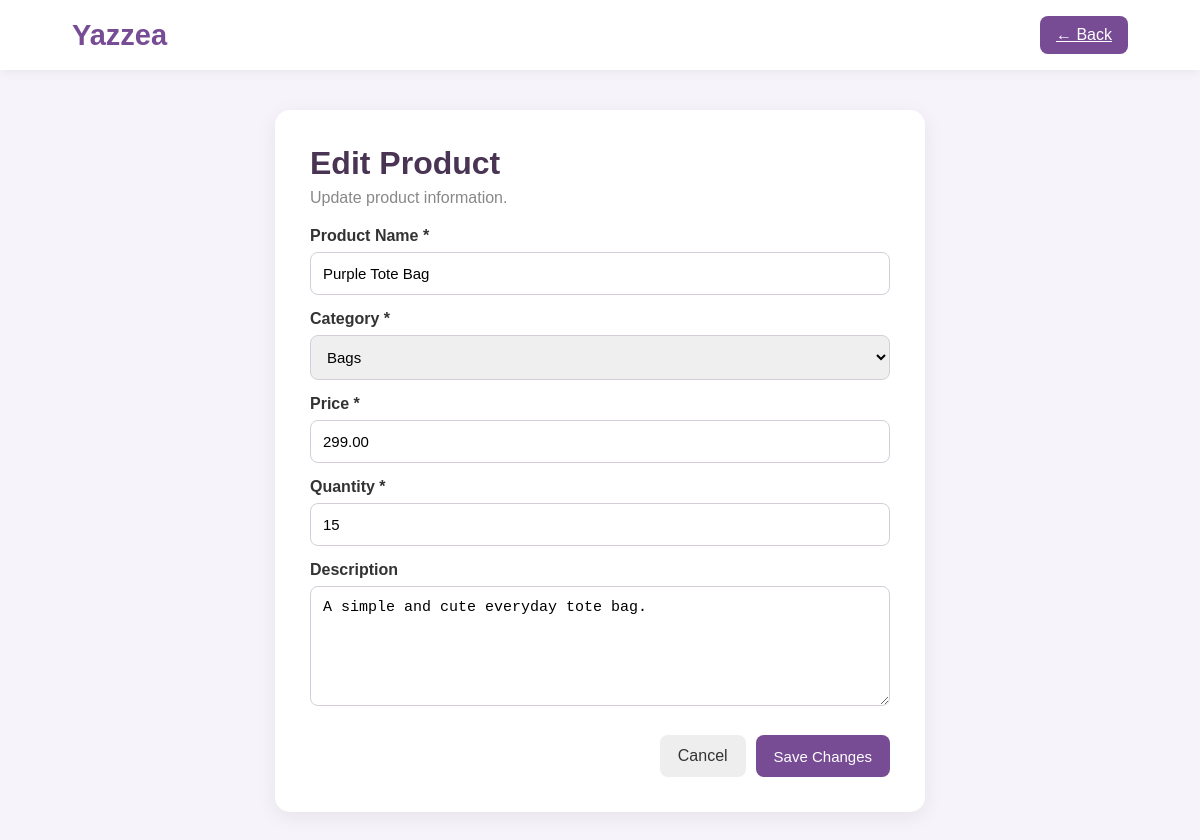
The page /jeremy/yazzea/edit_product.php?id=2 (signed in) on the database its author committed.
### tables this page shows
CREATE TABLE products (
    id INT AUTO_INCREMENT PRIMARY KEY,
    name VARCHAR(100) NOT NULL,
    category VARCHAR(50) NOT NULL,
    price DECIMAL(10,2) NOT NULL,
    quantity INT NOT NULL DEFAULT 0,
    description TEXT,
    created_at TIMESTAMP DEFAULT CURRENT_TIMESTAMP
);

### jeremy/yazzea/edit_product.php (the view, shortened to what this page needs)
<?php
include "config.php";
$id = intval($_GET["id"]);
$stmt = $conn->prepare(
    "SELECT *
     FROM products
     WHERE id = ?"
);
$stmt->bind_param("i", $id);
$stmt->execute();
$result = $stmt->get_result();
$product = $result->fetch_assoc();
?>
<!DOCTYPE html>
<html lang="en">
<head>
<link rel="stylesheet" href="style.css">
</head>
<body>
<nav class="navbar">
<div class="brand">
    Yazzea
</div>
<a
    href="admin.php"
    class="back-button"
>
    ← Back
</a>
</nav>
<div class="form-container">
<div class="form-card">
<h1>
    Edit Product
</h1>
<p>
    Update product information.
</p>
<form method="POST">
<label>
    Product Name *
</label>
<input
    type="text"
    name="name"
    value="<?php
    echo htmlspecialchars(
        $product["name"]
    );
    ?>"
    required
>
<label>
    Category *
</label>
<select
    name="category"
    required
>
<?php
$categories = [
    "Beauty",
    "Bags",
    "Clothes",
    "Accessories",
    "Home",
    "Others"
];
foreach ($categories as $category) {
    $selected =
        $product["category"] === $category
        ? "selected"
        : "";
    echo "<option value=\"" .
        htmlspecialchars($category) .
        "\" $selected>" .
        htmlspecialchars($category) .
        "</option>";
}
?>
</select>
<label>
    Price *
</label>
<input
    type="number"
    name="price"
    step="0.01"
    min="0"
    value="<?php
    echo htmlspecialchars(
        $product["price"]
    );
    ?>"
    required
>
<label>
    Quantity *
</label>
<input
    type="number"
    name="quantity"
    min="0"
    value="<?php
    echo htmlspecialchars(
        $product["quantity"]
    );
    ?>"
    required
>
<label>
    Description
</label>
<textarea
    name="description"
><?php
echo htmlspecialchars(
    $product["description"]
);
?></textarea>
<div class="form-actions">
<a
    href="admin.php"
    class="cancel-button"
>
    Cancel
</a>
<button type="submit">
    Save Changes
</button>
</div>
</form>
</div>
</div>
</body>
</html>

### jeremy/yazzea/style.css (style rules this page uses)
* { margin: 0; padding: 0; box-sizing: border-box; }
body { font-family: Arial, Helvetica, sans-serif; background: #f7f3fa; color: #333; }
label { display: block; font-weight: bold; margin-top: 15px; margin-bottom: 7px; }
input, select, textarea { width: 100%; padding: 12px; border: 1px solid #d5ceda; border-radius: 8px; font-size: 15px; outline: none; }
textarea { min-height: 120px; resize: vertical; }
button { border: none; background: #774c94; color: white; padding: 12px 18px; border-radius: 8px; cursor: pointer; font-size: 15px; }
.navbar { background: white; min-height: 70px; padding: 0 6%; display: flex; justify-content: space-between; align-items: center; box-shadow: 0 2px 10px rgba(0,0,0,.06); }
.brand { font-size: 29px; font-weight: bold; color: #774c94; }
.back-button { background: #774c94; color: white; padding: 10px 16px; border-radius: 8px; }
.form-container { width: 90%; max-width: 650px; margin: 40px auto; }
.form-card { background: white; padding: 35px; border-radius: 15px; box-shadow: 0 5px 20px rgba(0,0,0,.07); }
.form-card h1 { color: #493553; margin-bottom: 7px; }
.form-card > p { color: #888; margin-bottom: 20px; }
.form-actions { display: flex; justify-content: flex-end; gap: 10px; margin-top: 25px; }
.cancel-button { background: #eee; color: #333; padding: 12px 18px; border-radius: 8px; text-decoration: none; }

### rows shown on the page
products: name "Purple Tote Bag", price "299.00", quantity "15", description "A simple and cute everyday tote bag."

### other values the page prints
form field category "Bags"
